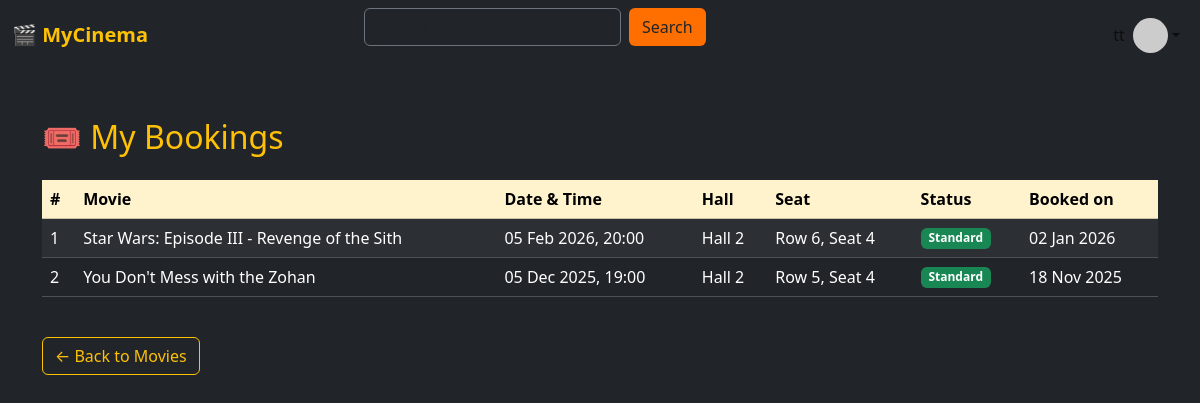
Screenshot of /public/my_bookings.php (signed in) with the database file from the repository.
### tables this page shows
CREATE TABLE IF NOT EXISTS `bookings` (
  `id` int NOT NULL AUTO_INCREMENT,
  `user_id` int DEFAULT NULL,
  `session_id` int NOT NULL,
  `seat_row` int NOT NULL,
  `seat_number` int NOT NULL,
  `status` enum('booked','premium','paid','cancelled') DEFAULT 'booked',
  `created_at` timestamp NULL DEFAULT CURRENT_TIMESTAMP,
  PRIMARY KEY (`id`),
  KEY `user_id` (`user_id`),
  KEY `session_id` (`session_id`),
  CONSTRAINT `bookings_ibfk_1` FOREIGN KEY (`user_id`) REFERENCES `users` (`id`) ON DELETE CASCADE,
  CONSTRAINT `bookings_ibfk_2` FOREIGN KEY (`session_id`) REFERENCES `sessions` (`id`) ON DELETE CASCADE
);

CREATE TABLE IF NOT EXISTS `movies` (
  `id` int NOT NULL AUTO_INCREMENT,
  `title` varchar(255) NOT NULL,
  `description` text,
  `genre` varchar(50) DEFAULT NULL,
  `duration` int DEFAULT NULL,
  `release_date` date DEFAULT NULL,
  `poster` longblob,
  `created_at` timestamp NULL DEFAULT CURRENT_TIMESTAMP,
  PRIMARY KEY (`id`)
);

CREATE TABLE IF NOT EXISTS `sessions` (
  `id` int NOT NULL AUTO_INCREMENT,
  `movie_id` int NOT NULL,
  `hall_id` int NOT NULL,
  `show_time` datetime NOT NULL,
  `price` decimal(6,2) NOT NULL,
  PRIMARY KEY (`id`),
  KEY `movie_id` (`movie_id`),
  KEY `hall_id` (`hall_id`),
  CONSTRAINT `sessions_ibfk_1` FOREIGN KEY (`movie_id`) REFERENCES `movies` (`id`) ON DELETE CASCADE,
  CONSTRAINT `sessions_ibfk_2` FOREIGN KEY (`hall_id`) REFERENCES `halls` (`id`) ON DELETE CASCADE
);

CREATE TABLE IF NOT EXISTS `halls` (
  `id` int NOT NULL AUTO_INCREMENT,
  `name` varchar(100) NOT NULL,
  `total_rows` int NOT NULL,
  `seats_per_row` int NOT NULL,
  PRIMARY KEY (`id`)
);

### public/my_bookings.php (the view, shortened to what this page needs)
<?php
require_once '../includes/header.php';
$user_id = $_SESSION['user']['id'];
$stmt = $pdo->prepare("
    SELECT b.*, m.title, s.show_time, h.name AS hall_name
    FROM bookings b
    JOIN sessions s ON b.session_id = s.id
    JOIN movies m ON s.movie_id = m.id
    JOIN halls h ON s.hall_id = h.id
    WHERE b.user_id = ?
    ORDER BY s.show_time DESC
");
$stmt->execute([$user_id]);
$bookings = $stmt->fetchAll();
?>
<!DOCTYPE html>
<html lang="en">
<head>
    <link href="https://cdn.jsdelivr.net/npm/bootstrap@5.3.2/dist/css/bootstrap.min.css" rel="stylesheet">
</head>
<body class="bg-dark text-white">
<div class="container mt-5">
    <h2 class="text-warning mb-4">🎟 My Bookings</h2>
    <?php if (empty($bookings)): ?>
        <div class="alert alert-secondary">You don’t have any bookings yet.</div>
    <?php else: ?>
        <div class="table-responsive">
            <table class="table table-dark table-striped align-middle">
                <thead class="table-warning text-dark">
                    <tr>
                        <th>#</th>
                        <th>Movie</th>
                        <th>Date & Time</th>
                        <th>Hall</th>
                        <th>Seat</th>
                        <th>Status</th>
                        <th>Booked on</th>
                    </tr>
                </thead>
                <tbody>
                    <?php foreach ($bookings as $i => $b): ?>
                        <tr>
                            <td><?= $i + 1 ?></td>
                            <td><?= htmlspecialchars($b['title']) ?></td>
                            <td><?= date('d M Y, H:i', strtotime($b['show_time'])) ?></td>
                            <td><?= htmlspecialchars($b['hall_name']) ?></td>
                            <td>Row <?= $b['seat_row'] ?>, Seat <?= $b['seat_number'] ?></td>
                            <td>
                                <?php if ($b['status'] === 'premium'): ?>
                                    <span class="badge bg-warning text-dark">Premium</span>
                                <?php else: ?>
                                    <span class="badge bg-success">Standard</span>
                                <?php endif; ?>
                            </td>
                            <td><?= date('d M Y', strtotime($b['created_at'])) ?></td>
                        </tr>
                    <?php endforeach; ?>
                </tbody>
            </table>
        </div>
    <?php endif; ?>
    <a href="index.php" class="btn btn-outline-warning mt-4">← Back to Movies</a>
</div>
</body>
</html>

### rows the page displays
bookings: movies.title "Star Wars: Episode III - Revenge of the Sith", session.show_time "05 Feb 2026, 20:00", halls.name "Hall 2", seat_row "6", seat_number "4", status "Standard", created_at "02 Jan 2026"
bookings: movies.title "You Don't Mess with the Zohan", session.show_time "05 Dec 2025, 19:00", halls.name "Hall 2", seat_row "5", seat_number "4", status "Standard", created_at "18 Nov 2025"

### other values shown
$user['name'] "tt"
